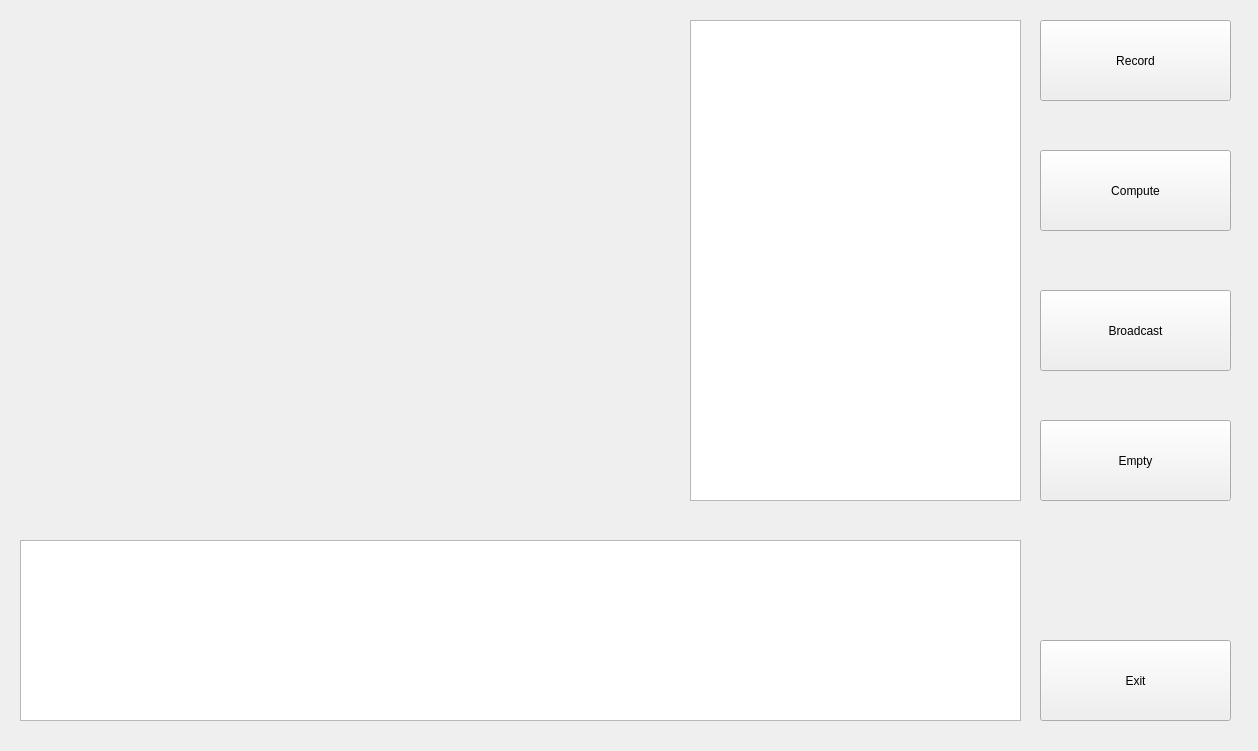
<?xml version="1.0" encoding="UTF-8"?>
<ui version="4.0">
 <class>MainWindow</class>
 <widget class="QMainWindow" name="MainWindow">
  <property name="geometry">
   <rect>
    <x>0</x>
    <y>0</y>
    <width>1258</width>
    <height>751</height>
   </rect>
  </property>
  <property name="windowTitle">
   <string>hand eye calibration abb</string>
  </property>
  <widget class="QWidget" name="centralWidget">
   <widget class="QLabel" name="scene_view">
    <property name="geometry">
     <rect>
      <x>20</x>
      <y>20</y>
      <width>640</width>
      <height>480</height>
     </rect>
    </property>
   </widget>
   <widget class="QPushButton" name="record_button">
    <property name="geometry">
     <rect>
      <x>1040</x>
      <y>20</y>
      <width>191</width>
      <height>81</height>
     </rect>
    </property>
    <property name="text">
     <string>Record</string>
    </property>
   </widget>
   <widget class="QPushButton" name="compute_button">
    <property name="geometry">
     <rect>
      <x>1040</x>
      <y>150</y>
      <width>191</width>
      <height>81</height>
     </rect>
    </property>
    <property name="text">
     <string>Compute</string>
    </property>
   </widget>
   <widget class="QPushButton" name="broadcast_button">
    <property name="geometry">
     <rect>
      <x>1040</x>
      <y>290</y>
      <width>191</width>
      <height>81</height>
     </rect>
    </property>
    <property name="text">
     <string>Broadcast</string>
    </property>
   </widget>
   <widget class="QPushButton" name="exit_button">
    <property name="geometry">
     <rect>
      <x>1040</x>
      <y>640</y>
      <width>191</width>
      <height>81</height>
     </rect>
    </property>
    <property name="text">
     <string>Exit</string>
    </property>
   </widget>
   <widget class="QTextBrowser" name="textBrowser">
    <property name="geometry">
     <rect>
      <x>20</x>
      <y>540</y>
      <width>1001</width>
      <height>181</height>
     </rect>
    </property>
   </widget>
   <widget class="QTextBrowser" name="data_browser">
    <property name="geometry">
     <rect>
      <x>690</x>
      <y>20</y>
      <width>331</width>
      <height>481</height>
     </rect>
    </property>
   </widget>
   <widget class="QPushButton" name="empty_button">
    <property name="geometry">
     <rect>
      <x>1040</x>
      <y>420</y>
      <width>191</width>
      <height>81</height>
     </rect>
    </property>
    <property name="text">
     <string>Empty</string>
    </property>
   </widget>
  </widget>
 </widget>
 <layoutdefault spacing="6" margin="11"/>
 <resources/>
 <connections/>
</ui>
